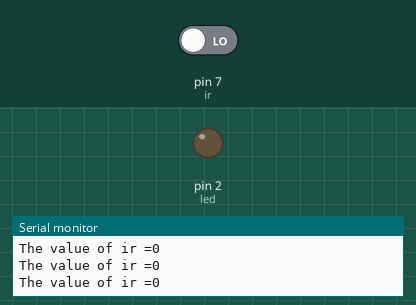
Recording of a sketch running on a simulated Arduino Uno, built with avr-gcc and run on an emulated ATmega328P. On the bench: output pins drawn as LEDs (lit = HIGH), the last lines printed to the serial monitor. The inputs (shaded band) are chosen by the test bench; at power-on: pin 7 (ir) LOW.

Above: at 1.2 s.
1.3 s: pin 7 (ir) driven HIGH
At 1.6 s:
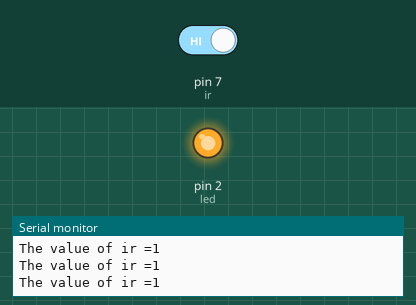
2.8 s: pin 7 (ir) driven LOW
At 3.9 s:
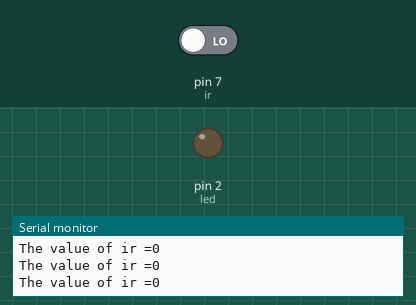
Timing chart, 0 to 5.8 s (numbered marks = the images above; inputs shaded):
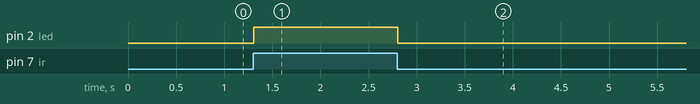

Measured:
- after the input at 1.3 s, pin 2 (led): LOW → HIGH at once
- after the input at 2.8 s, pin 2 (led): HIGH → LOW at once

The sketch:

ir_read.ino
```cpp
int ir=7;
int led=2;

void setup() {
  // put your setup code here, to run once:
  Serial.begin(9600);
  pinMode(ir,INPUT);
  pinMode(led,OUTPUT);


}

void loop() {
  // put your main code here, to run repeatedly:
 int a=digitalRead(ir);
 if (a==1){
  digitalWrite(led,HIGH);
  }
 else{
  digitalWrite(led,LOW);
 }
 Serial.print("The value of ir =");
 Serial.println(a);
}
```
